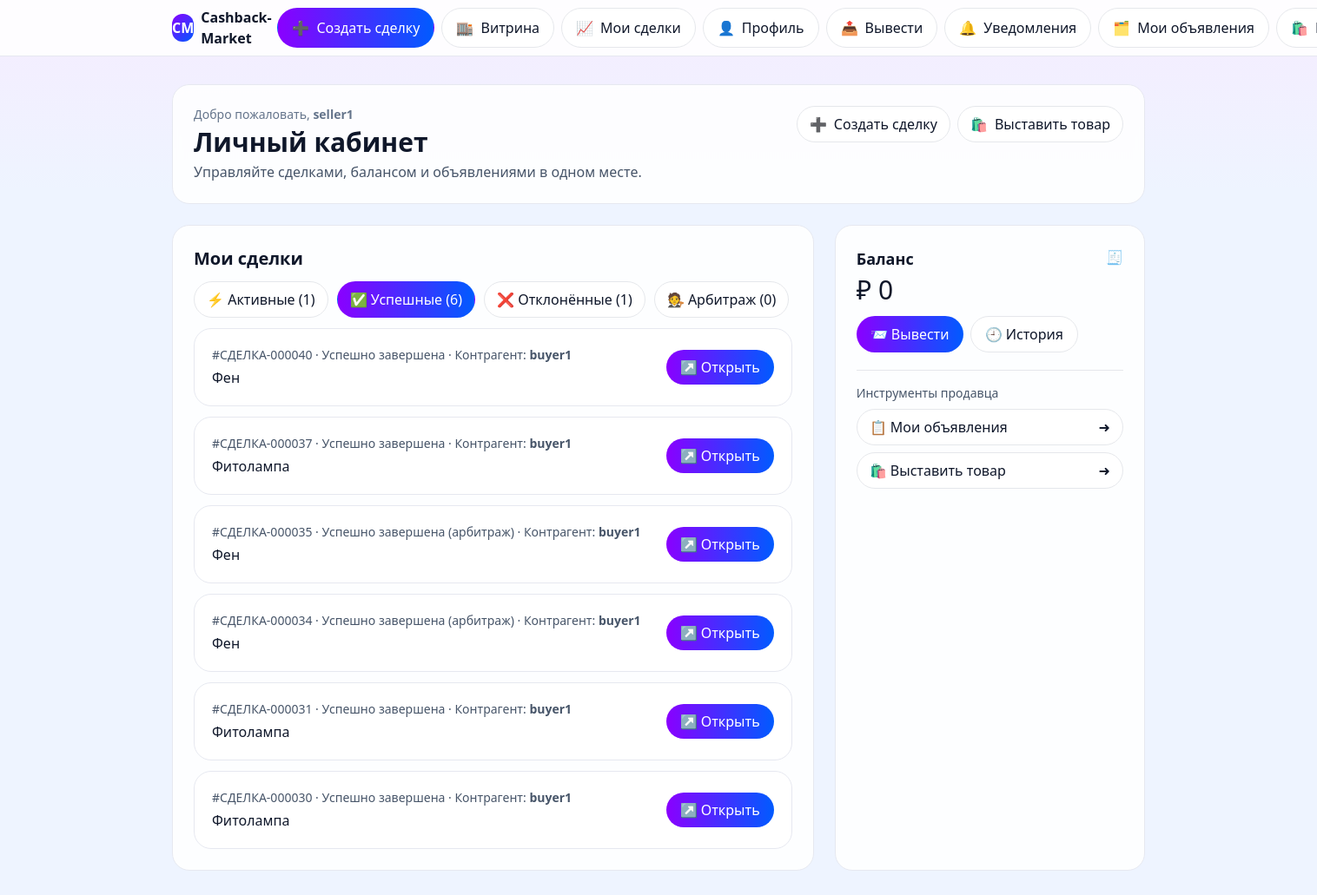
The page /dashboard/index.php?tab=success (signed in) on the database its author committed.
### tables this page shows
CREATE TABLE IF NOT EXISTS `deals` (
  `id` int(11) NOT NULL AUTO_INCREMENT,
  `number` varchar(20) NOT NULL,
  `seller_id` int(11) NOT NULL,
  `buyer_id` int(11) NOT NULL,
  `created_by` int(11) NOT NULL DEFAULT '0',
  `title` varchar(200) NOT NULL,
  `product_url` varchar(500) NOT NULL,
  `cashback` int(11) NOT NULL,
  `commission` int(11) NOT NULL DEFAULT '100',
  `terms_text` text NOT NULL,
  `moderation_mode` enum('none','full') NOT NULL DEFAULT 'none',
  `status` enum('PENDING_ACCEPTANCE','AWAITING_FUNDING','FUNDED','IN_PROGRESS','SUBMITTED','ACCEPTED','REJECTED','DISPUTE_OPENED','RESOLVED_ACCEPTED','RESOLVED_REJECTED') NOT NULL DEFAULT 'PENDING_ACCEPTANCE',
  `created_at` datetime NOT NULL DEFAULT CURRENT_TIMESTAMP,
  `updated_at` datetime NOT NULL DEFAULT CURRENT_TIMESTAMP ON UPDATE CURRENT_TIMESTAMP,
  `listing_id` int(11) DEFAULT NULL,
  PRIMARY KEY (`id`),
  UNIQUE KEY `number` (`number`),
  KEY `seller_id` (`seller_id`),
  KEY `buyer_id` (`buyer_id`),
  KEY `fk_deals_listing` (`listing_id`)
);

CREATE TABLE IF NOT EXISTS `users` (
  `id` int(11) NOT NULL AUTO_INCREMENT,
  `login` varchar(50) NOT NULL,
  `email` varchar(120) NOT NULL,
  `pass_hash` varchar(255) NOT NULL,
  `role` enum('SELLER','BUYER','ADMIN') NOT NULL,
  `is_blocked` tinyint(1) NOT NULL DEFAULT '0',
  `created_at` datetime NOT NULL DEFAULT CURRENT_TIMESTAMP,
  `last_login` datetime DEFAULT NULL,
  PRIMARY KEY (`id`),
  UNIQUE KEY `login` (`login`),
  UNIQUE KEY `email` (`email`)
);

CREATE TABLE IF NOT EXISTS `balances` (
  `user_id` int(11) NOT NULL,
  `balance` int(11) NOT NULL DEFAULT '0',
  PRIMARY KEY (`user_id`)
);

### includes/auth.php (called while the page is built, shortened)
<?php
function current_user() { return $_SESSION['user'] ?? null; }

### includes/utils.php (called while the page is built, shortened)
<?php
function status_ru($s) {
  $map = [
    'PENDING_ACCEPTANCE' => 'Ожидает подтверждения',
    'AWAITING_FUNDING'   => 'Ожидает оплаты продавцом',
    'FUNDED'             => 'Средства зарезервированы',
    'IN_PROGRESS'        => 'В работе',
    'SUBMITTED'          => 'Отправлено на проверку',
    'ACCEPTED'           => 'Успешно завершена',
    'REJECTED'           => 'Отклонена',
    'DISPUTE_OPENED'     => 'Арбитраж',
    'RESOLVED_ACCEPTED'  => 'Успешно завершена (арбитраж)',
    'RESOLVED_REJECTED'  => 'Отклонена (арбитраж)',
  ];
  return $map[$s] ?? $s;
}

### dashboard/index.php (the view, shortened to what this page needs)
<?php
require_once __DIR__.'/../includes/config.php';
$user = current_user();
$st = $pdo->prepare('SELECT is_blocked FROM users WHERE id=?');
$st->execute([$user['id']]);
$isBlocked = (int)($st->fetch()['is_blocked'] ?? 0) === 1;
$tab = $_GET['tab'] ?? 'active';
$activeStatuses   = ['PENDING_ACCEPTANCE','AWAITING_FUNDING','FUNDED','IN_PROGRESS','SUBMITTED'];
$successStatuses  = ['ACCEPTED','RESOLVED_ACCEPTED'];
$rejectedStatuses = ['REJECTED','RESOLVED_REJECTED'];
$disputeStatuses  = ['DISPUTE_OPENED'];
$counts = ['active'=>0,'success'=>0,'rejected'=>0,'dispute'=>0];
function count_for($pdo,$statuses,$uid){
  $in = implode(',', array_fill(0, count($statuses), '?'));
  $sql = "SELECT COUNT(*) c FROM deals WHERE status IN ($in) AND (seller_id=? OR buyer_id=?)";
  $st = $pdo->prepare($sql);
  $params = $statuses; array_push($params,$uid,$uid);
  $st->execute($params);
  return (int)($st->fetch()['c'] ?? 0);
}
$counts['active']  = count_for($pdo,$activeStatuses,$user['id']);
$counts['success'] = count_for($pdo,$successStatuses,$user['id']);
$counts['rejected']= count_for($pdo,$rejectedStatuses,$user['id']);
$counts['dispute'] = count_for($pdo,$disputeStatuses,$user['id']);
$statuses = $activeStatuses;
if ($tab === 'success')  $statuses = $successStatuses;
$in = implode(',', array_fill(0, count($statuses), '?'));
$params = $statuses; array_push($params,$user['id'],$user['id']);
$sql = "SELECT d.*, s.login AS seller_login, b.login AS buyer_login
        FROM deals d
        JOIN users s ON s.id=d.seller_id
        JOIN users b ON b.id=d.buyer_id
        WHERE d.status IN ($in) AND (d.seller_id=? OR d.buyer_id=?)
        ORDER BY d.created_at DESC";
$stmt = $pdo->prepare($sql); $stmt->execute($params);
$deals = $stmt->fetchAll();
$bal = $pdo->prepare('SELECT balance FROM balances WHERE user_id=?');
$bal->execute([$user['id']]);
$balance = (int)($bal->fetch()['balance'] ?? 0);
function _status_ru_local($s){ return status_ru($s); }
?>
<!doctype html>
<html lang="ru">
  <head>
    <script src="https://cdn.tailwindcss.com"></script>
  </head>
  <body class="text-slate-900">
    <?php include __DIR__.'/../includes/topbar.php'; ?>
    <main class="max-w-6xl mx-auto px-4 py-5 md:py-8">
      <section class="card glass px-4 py-4 md:px-6 md:py-6 mb-4 md:mb-6">
        <div class="flex items-start justify-between gap-3">
          <div>
            <div class="text-sm text-slate-500">Добро пожаловать, <b><?= htmlspecialchars($user['login']??'') ?></b></div>
            <h1 class="mt-1 text-2xl md:text-3xl font-bold">Личный кабинет</h1>
            <p class="mt-1 text-slate-600">Управляйте сделками, балансом и объявлениями в одном месте.</p>
          </div>
          <div class="hidden sm:flex gap-2 flex-wrap justify-end">
            <a href="/deals/create.php" class="chip">
              <span>➕</span><span class="font-medium">Создать сделку</span>
            </a>
            <?php if (($user['role'] ?? '') === 'SELLER'): ?>
              <a href="/seller/listings/create.php" class="chip">
                <span>🛍️</span><span class="font-medium">Выставить товар</span>
              </a>
            <?php endif; ?>
          </div>
        </div>
      </section>
      <?php if ($isBlocked): ?>
        <div class="card glass p-4 md:p-5 border-red-200 bg-red-50/80 text-red-800">
          <b>Ваш аккаунт заблокирован.</b> Обратитесь к администратору.
        </div>
      <?php else: ?>
      <div class="grid tiles gap-4 md:gap-6 md:grid-cols-3">
        <section class="card glass md:col-span-2 p-4 md:p-6">
          <h2 class="text-lg md:text-xl font-semibold mb-3">Мои сделки</h2>
          <div class="chips mb-3">
            <a class="chip <?= $tab==='active'?'active':'' ?>" href="/dashboard/index.php?tab=active">⚡ Активные (<?= (int)$counts['active'] ?>)</a>
            <a class="chip <?= $tab==='success'?'active':'' ?>" href="/dashboard/index.php?tab=success">✅ Успешные (<?= (int)$counts['success'] ?>)</a>
            <a class="chip <?= $tab==='rejected'?'active':'' ?>" href="/dashboard/index.php?tab=rejected">❌ Отклонённые (<?= (int)$counts['rejected'] ?>)</a>
            <a class="chip <?= $tab==='dispute'?'active':'' ?>" href="/dashboard/index.php?tab=dispute">🧑‍⚖️ Арбитраж (<?= (int)$counts['dispute'] ?>)</a>
          </div>
          <div class="space-y-3">
            <?php foreach ($deals as $d): ?>
              <?php $counter = ($d['seller_id']==$user['id']) ? $d['buyer_login'] : $d['seller_login']; ?>
              <div class="card bg-white p-4 md:p-5 flex flex-col sm:flex-row sm:items-center sm:justify-between gap-3">
                <div class="min-w-0">
                  <div class="text-sm text-slate-600 truncate">
                    #<?= htmlspecialchars($d['number']) ?> · <?= htmlspecialchars(_status_ru_local($d['status'])) ?> ·
                    Контрагент: <b><?= htmlspecialchars($counter) ?></b>
                  </div>
                  <div class="font-medium mt-1 truncate"><?= htmlspecialchars($d['title']) ?></div>
                </div>
                <div class="shrink-0">
                  <a class="inline-flex items-center gap-2 rounded-full px-4 py-2 btn-grad" href="/deals/view.php?id=<?= (int)$d['id'] ?>">↗ Открыть</a>
                </div>
              </div>
            <?php endforeach; if (!$deals): ?>
              <div class="text-slate-600">Нет сделок в этой категории.</div>
            <?php endif; ?>
          </div>
        </section>
        <aside class="card glass p-4 md:p-6">
          <div class="flex items-start justify-between">
            <h3 class="text-lg font-semibold">Баланс</h3>
            <span class="text-slate-400">🧾</span>
          </div>
          <div class="text-3xl mt-1">₽ <?= (int)$balance ?></div>
          <div class="mt-3 flex flex-wrap gap-2">
            <a href="/payouts/request.php" class="inline-flex items-center gap-2 rounded-full px-4 py-2 btn-grad">📨 Вывести</a>
            <a href="/payouts/history.php" class="inline-flex items-center gap-2 rounded-full px-4 py-2 chip">🕘 История</a>
          </div>
          <?php if (($user['role'] ?? '') === 'SELLER'): ?>
            <div class="mt-5 pt-4 border-t">
              <div class="text-sm text-slate-600 mb-2">Инструменты продавца</div>
              <div class="flex flex-col gap-2">
                <a href="/seller/listings/index.php" class="chip w-full justify-between"><span>📋 Мои объявления</span> ➜</a>
                <a href="/seller/listings/create.php" class="chip w-full justify-between"><span>🛍️ Выставить товар</span> ➜</a>
              </div>
            </div>
          <?php endif; ?>
        </aside>
      </div>
      <?php endif; ?>
    </main>
  </body>
</html>

### dashboard/index.php (style rules this page uses)
:root { --grad1:#8A00FF; --grad2:#005BFF; }
body { background:linear-gradient(180deg,#f5ecff, #eef4ff 220px), linear-gradient(180deg,var(--grad1),var(--grad2)) fixed; }
.glass { background:rgba(255,255,255,.86); backdrop-filter:saturate(140%) blur(6px); }
.chip { display:inline-flex;align-items:center;gap:8px;border:1px solid #e5e7eb;border-radius:9999px;padding:8px 14px;background:#fff }
.chip.active { background:linear-gradient(90deg, #8A00FF, #005BFF); color:#fff; border-color:transparent }
.btn-grad { background:linear-gradient(90deg,#8A00FF,#005BFF); color:#fff }
.chips { display:flex;flex-wrap:wrap;gap:10px }
.card { border:1px solid #e6e8f0;border-radius:20px }

### rows shown on the page
deals: number "СДЕЛКА-000040", status "Успешно завершена", buyer.login "buyer1", title "Фен"
deals: number "СДЕЛКА-000037", status "Успешно завершена", buyer.login "buyer1", title "Фитолампа"
deals: number "СДЕЛКА-000035", status "Успешно завершена (арбитраж)", buyer.login "buyer1", title "Фен"
deals: number "СДЕЛКА-000034", status "Успешно завершена (арбитраж)", buyer.login "buyer1", title "Фен"
deals: number "СДЕЛКА-000031", status "Успешно завершена", buyer.login "buyer1", title "Фитолампа"
deals: number "СДЕЛКА-000030", status "Успешно завершена", buyer.login "buyer1", title "Фитолампа"
balances: balance "0"

### other values the page prints
$item['icon'] "➕"
$item['label'] "Создать сделку"
$item['icon'] "🏬"
$item['label'] "Витрина"
$item['icon'] "📈"
$item['label'] "Мои сделки"
$item['icon'] "👤"
$item['label'] "Профиль"
$item['icon'] "📤"
$item['label'] "Вывести"
$item['icon'] "🔔"
$item['label'] "Уведомления"
$item['icon'] "🗂️"
$item['label'] "Мои объявления"
$item['icon'] "🛍️"
